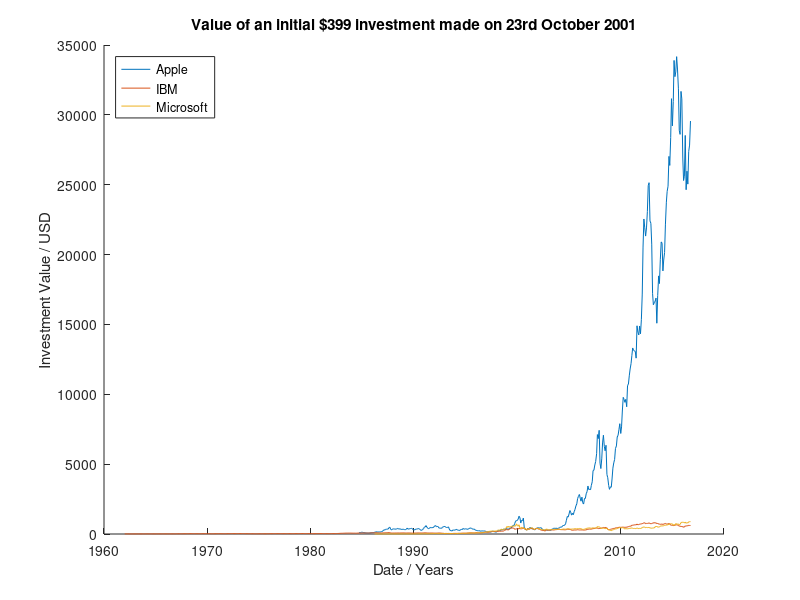

MATLAB code for this plot: (Note: this script raises an error after producing the figure.)
%% Clear the current figure
clear;

%% Value of the initial investment
invest = 399;

%% Row in the CSV files that the data starts and ends
startrow = 180;
endrow = 1;

%% Read in the data from the csv files
appledata = dlmread('apple.csv', ',', 1, 0);
microsoftdata = dlmread('microsoft.csv', ',', 1, 0);
ibmdata = dlmread('ibm.csv', ',', 1, 0);

%% Get an array of x and y values from the data read in
appledatax = appledata(:,1);
appledatay = appledata(:,2);
ibmdatax = ibmdata(:,1);
ibmdatay = ibmdata(:,2);
microsoftdatax = microsoftdata(:,1);
microsoftdatay = microsoftdata(:,2);

%% Calculate the number of shares at the start that is equivalent to $399
appleshares = invest/appledatay(startrow);
ibmshares = invest/ibmdatay(startrow);
microsoftshares = invest/microsoftdatay(startrow);

%% Multiply the y values by the respective number of shares
appledatay = appledatay.*appleshares;
ibmdatay = ibmdatay.*ibmshares;
microsoftdatay = microsoftdatay.*microsoftshares;

%% Get the start and end date
startdate = appledatax(startrow);
enddate = appledatax(endrow);

%% Plot the data
hold on;
plot(appledatax,appledatay);
plot(ibmdatax,ibmdatay);
plot(microsoftdatax,microsoftdatay);
hold off;

%% Label the graph
xlabel('Date / Years');
ylabel('Investment Value / USD');
title('Value of an initial $399 investment made on 23rd October 2001');
legend('Apple', 'IBM', 'Microsoft', 'location', 'northwest');

%% Output the most recent investment values to the command line
appledataend = vpa(appledatay(endrow))
ibmdataend = ibmdatay(endrow)
microsoftdataend = microsoftdatay(endrow)

%% Set the limits of the graph
xlim([startdate enddate]);